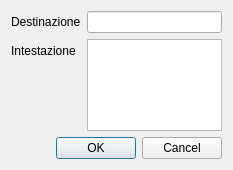
<?xml version="1.0" encoding="UTF-8"?>
<ui version="4.0">
 <class>DestinazioneSingolaDlg</class>
 <widget class="QDialog" name="DestinazioneSingolaDlg">
  <property name="geometry">
   <rect>
    <x>0</x>
    <y>0</y>
    <width>233</width>
    <height>170</height>
   </rect>
  </property>
  <property name="windowTitle">
   <string>Dialog</string>
  </property>
  <layout class="QVBoxLayout" name="verticalLayout">
   <item>
    <layout class="QFormLayout" name="formLayout">
     <item row="0" column="0">
      <widget class="QLabel" name="label_5">
       <property name="text">
        <string>Destinazione</string>
       </property>
      </widget>
     </item>
     <item row="0" column="1">
      <widget class="QLineEdit" name="nomeDestTxt"/>
     </item>
     <item row="1" column="0">
      <widget class="QLabel" name="label_2">
       <property name="text">
        <string>Intestazione</string>
       </property>
      </widget>
     </item>
     <item row="1" column="1">
      <widget class="QPlainTextEdit" name="intestazioneDestTxt">
       <property name="tabChangesFocus">
        <bool>true</bool>
       </property>
       <property name="overwriteMode">
        <bool>false</bool>
       </property>
      </widget>
     </item>
    </layout>
   </item>
   <item>
    <widget class="QDialogButtonBox" name="buttonBox">
     <property name="standardButtons">
      <set>QDialogButtonBox::Cancel|QDialogButtonBox::Ok</set>
     </property>
    </widget>
   </item>
  </layout>
 </widget>
 <resources/>
 <connections/>
</ui>
